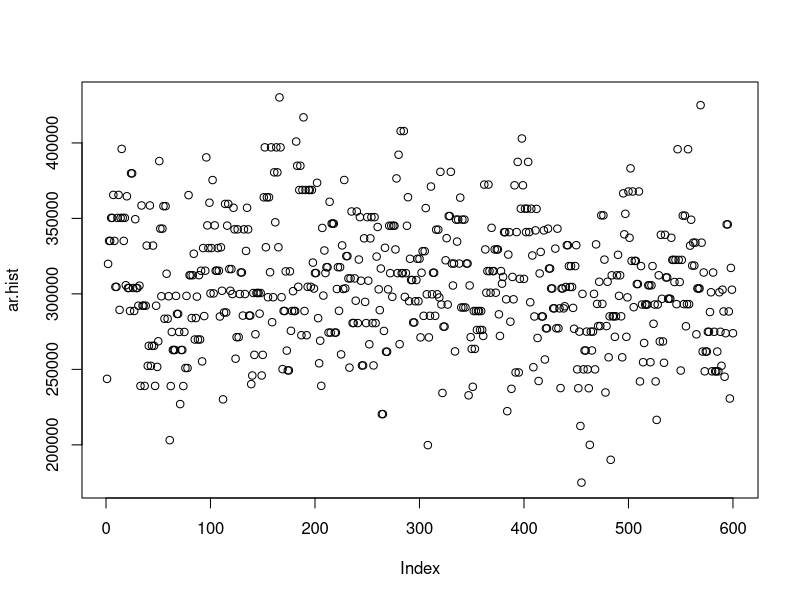
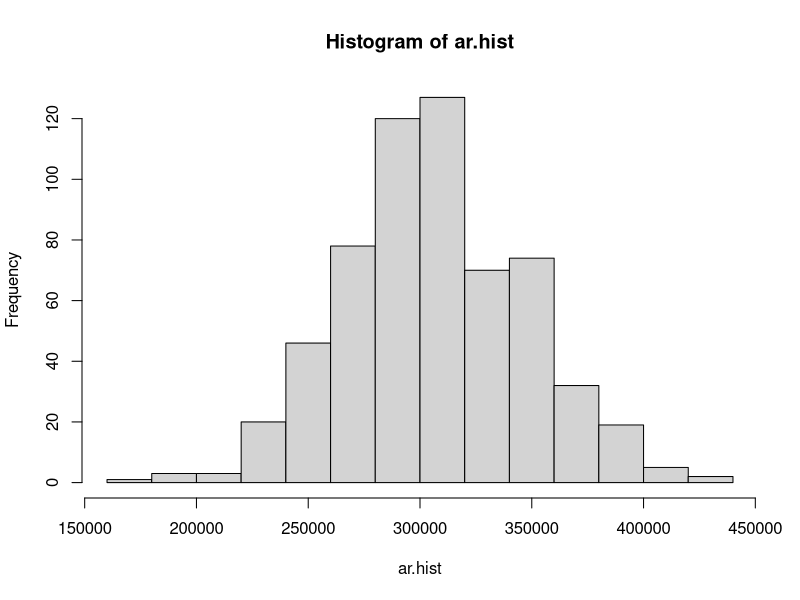
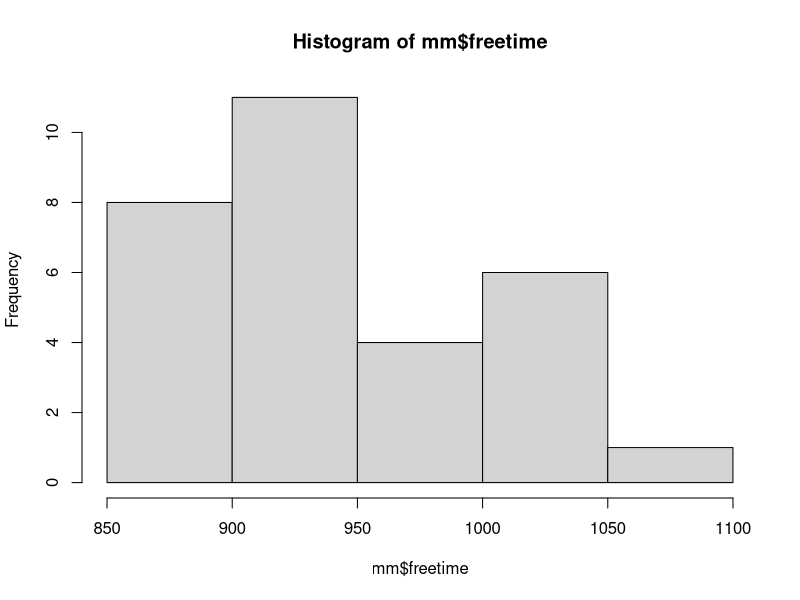
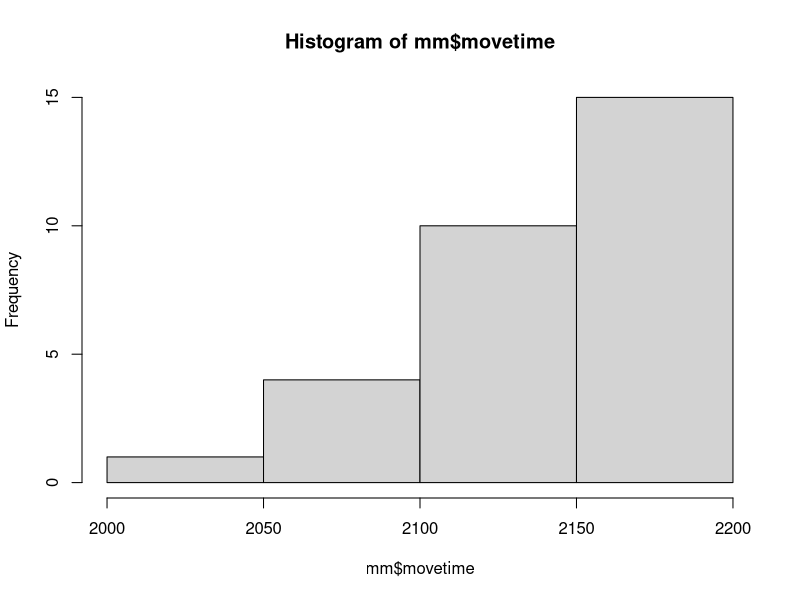
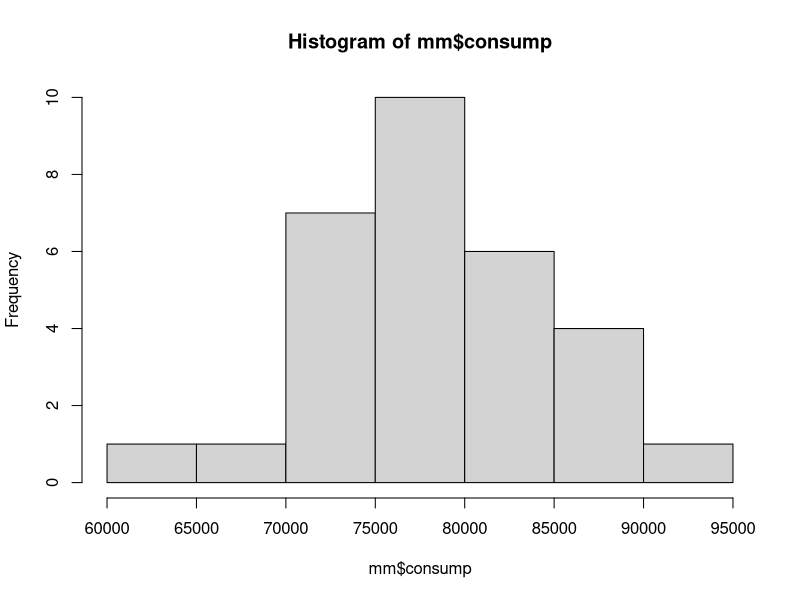
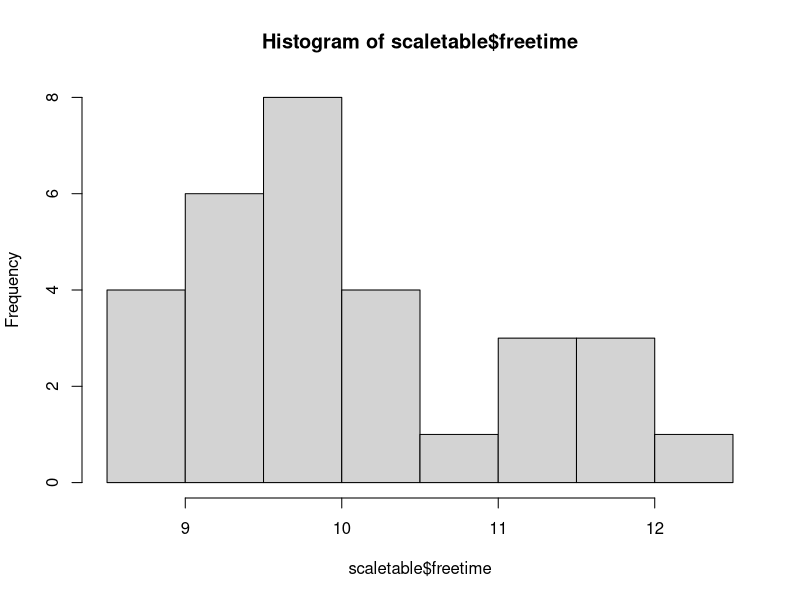
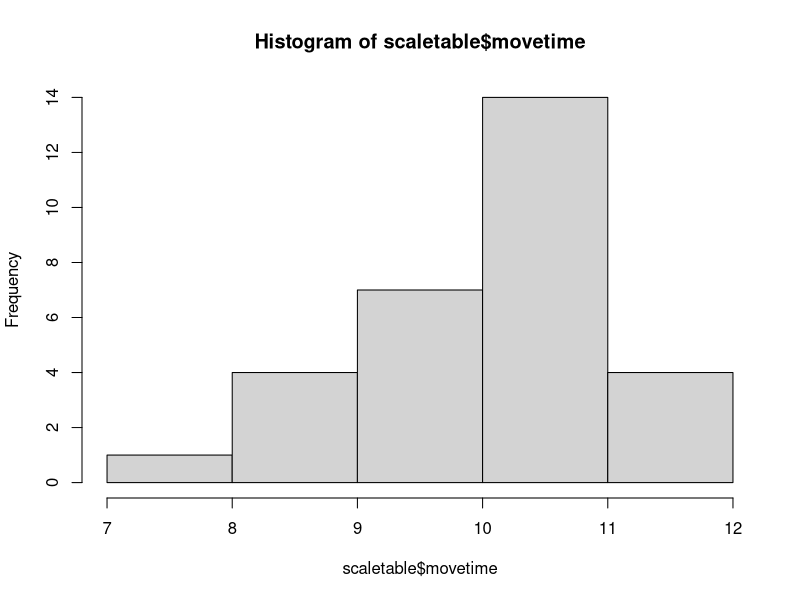
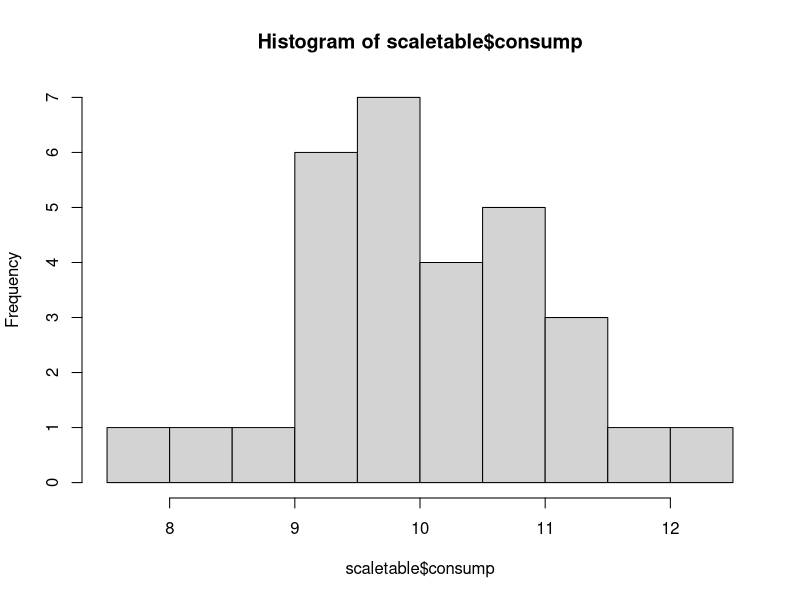

Recreate these plots in R, in order.
## ---- chunk 1
require(ggplot2)
ar<-read.csv("testdata_3.csv")
ar<-ar[,-1]
# archiveの統計量
summary(ar)
# 徴税表を作成するためにヒストグラムが欲しかった
# とりあえず散布図を見てみる
ar.hist<-c(ar$archive0,ar$archive1,ar$archive2,ar$archive3,ar$archive4,ar$archive5,ar$archive6,ar$archive7,ar$archive8,ar$archive9,ar$archive10,ar$archive11,ar$archive12,ar$archive13,ar$archive14,ar$archive15,ar$archive16,ar$archive17,ar$archive18,ar$archive19)
summary(ar.hist)
plot(ar.hist)
# まんべんなく散らばっている模様。正規分布乱数で出しているのでそりゃそうかという感じですが。
# ヒストグラムを出す
hist(ar.hist)
## ---- chunk 2
tax.table<-c("2400000円以下","3344400円以下","3643200円以下","3987600円以下","4800000円以上")
tax.table<-data.frame(tax.table)
tax.table$rate<-c(0.05,0.15,0.25,0.35,0.45)
names(tax.table)<-c("Rule","Rate")
knitr::kable(tax.table)
## ---- chunk 3
mm<-read.csv("testdata.csv")
mm<-mm[,c(-1,-2)]
# 概要
knitr::kable(mm)
# 平均など
summary(mm)
# 標準偏差
sapply(mm,sd)
# 各変数のヒストグラム
hist(mm$freetime)
hist(mm$movetime)
hist(mm$consump)
## ---- chunk 4
scaletable<-mm
scaletable$freetime<-((mm$freetime-938.4)/60.5)+10
scaletable$movetime<-((mm$movetime-2142.5)/41.7)+10
scaletable$consump<-((mm$consump-77989.19)/6526.4)+10
names(scaletable)<-c("freetime_std","movetime_std","consump_std")
# 概要
knitr::kable(scaletable)
# 平均など
summary(scaletable)
# 標準偏差
sapply(scaletable,sd)
# 各変数のヒストグラム
hist(scaletable$freetime)
hist(scaletable$movetime)
hist(scaletable$consump)
## ---- chunk 5
scaletable$trial<-1:30
scaletable$utilize<-(scaletable$freetime)^0.33+(scaletable$movetime)^0.33-(scaletable$consump)^0.33
# 平均など
summary(scaletable$utilize)
# ヒストグラム
hist(scaletable$utilize)
# ggplot2で棒グラフにしてみる
g <- ggplot(
  scaletable,                    # ggplot 用データフレーム
  aes (                  # ggplot オプション設定
    x = trial,           # x 軸を df$group とする
    y = utilize,          # y 軸を df$length とする
    fill = trial         # df$group に従ってグループ分ける
  )
)
g <- g + geom_bar(                    # plotbarに当たる関数
  width = 0.8,                        # 棒の幅
  stat = "identity"
)
g <- g + xlab("Trial Number(a month)")            # x 軸名
g <- g + ylab("Utilize")       # y 軸名
g <- g + ggtitle("Bar Graph About Utilize")   # グラフ名

plot(g)
## ---- chunk 6
u <- expression(x^0.33+y^0.33-z^0.33)
# 一階微分
uxyz<-deriv(u,c("x","y","z"),func=TRUE)
x<-seq(from=0,to=20,by=0.01)
y<-seq(from=0,to=20,by=0.01)
z<-seq(from=0,to=20,by=0.01)
res<-uxyz(x,y,z)
plot(attr(res,"gradient"))
# 二階微分もします
res2<-deriv(expression(0.33*(x^-0.67+y^-0.67-z^-0.67)),c("x","y","z"),func=TRUE)
res21<-res2(x,y,z)
plot(attr(res21,"gradient"))
## ---- chunk 7
res3<-c()
res3$x<-1:182500
res3$damage<-1
res3<-data.frame(res3)
res3$damage<-182500*(1-(1/(1+10000*exp((-0.008)*(res3$x/100)))))
plot(res3)
# 一階微分します
d<-expression(182500*(1-(1/(1+10000*exp((-0.008)*(t/100))))))
dt<-deriv(d,"t",func = TRUE)
t<-seq(from=1,to=182500,by=1)
plot(attr(dt(t),"gradient"))
# 二階微分します
dtt<-deriv(expression(182500 * (10000 * (exp(-0.008 * (t/100)) * (-0.008 * (1/100)))/1 + 10000 * (exp(-0.008 * (t/100)))^2)),"t",func = TRUE)
plot(attr(dtt(t),"gradient"))
## ---- chunk 8
b<-read.csv("bridge_testdata.csv")
b<-b[,-1]
names(b)<-c("bridge1","bridge2","bridge3","bridge4","bridge5","bridge6","bridge7","bridge8","bridge9","bridge10","bridge11")
summary(b)
sapply(b,sd)
# 各変数のヒストグラム
hist(b$bridge1)
hist(b$bridge2)
hist(b$bridge3)
hist(b$bridge4)
hist(b$bridge5)
hist(b$bridge6)
hist(b$bridge7)
hist(b$bridge8)
hist(b$bridge9)
hist(b$bridge10)
hist(b$bridge11)
# 1年間のデータで橋を比較する
sum1<-sapply(b,sum)
sum1<-data.frame(sum1)
sum1$names<-rownames(sum1)
average<-c(mean(sum1$sum1),"average")
sum1<-rbind(sum1,average)
sum1$sum1<-as.numeric(sum1$sum1)
g <- ggplot(
  sum1,                    # ggplot 用データフレーム
  aes (                  # ggplot オプション設定
    x = names,           # x 軸を df$group とする
    y = sum1,          # y 軸を df$length とする
    fill = names         # df$group に従ってグループ分ける
  )
)
g <- g + geom_bar(                    # plotbarに当たる関数
  width = 0.8,                        # 棒の幅
  stat = "identity"
)
g <- g + xlab("Bridge")            # x 軸名
g <- g + ylab("Demand")       # y 軸名
g <- g + ggtitle("Bar Graph About Demand")   # グラフ名
plot(g)
## ---- chunk 9
bb<-unlist(b)
summary(bb)
sd(bb)
hist(bb)
